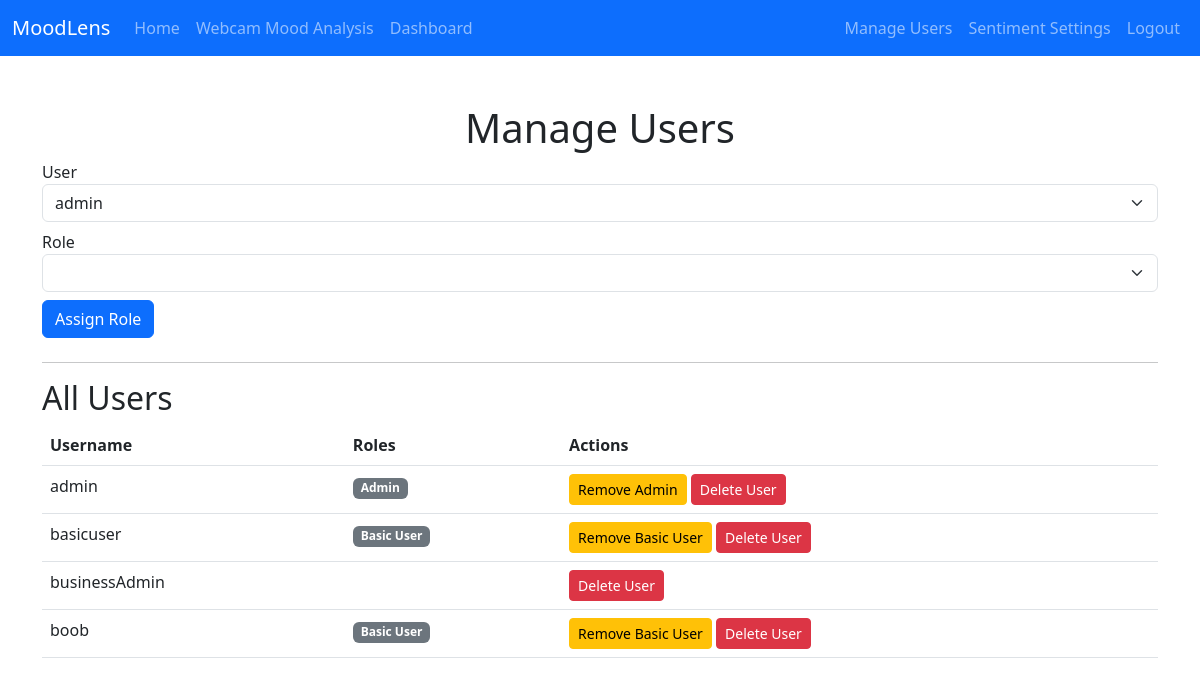
The app's page /admin/manage_users (signed in), older data.
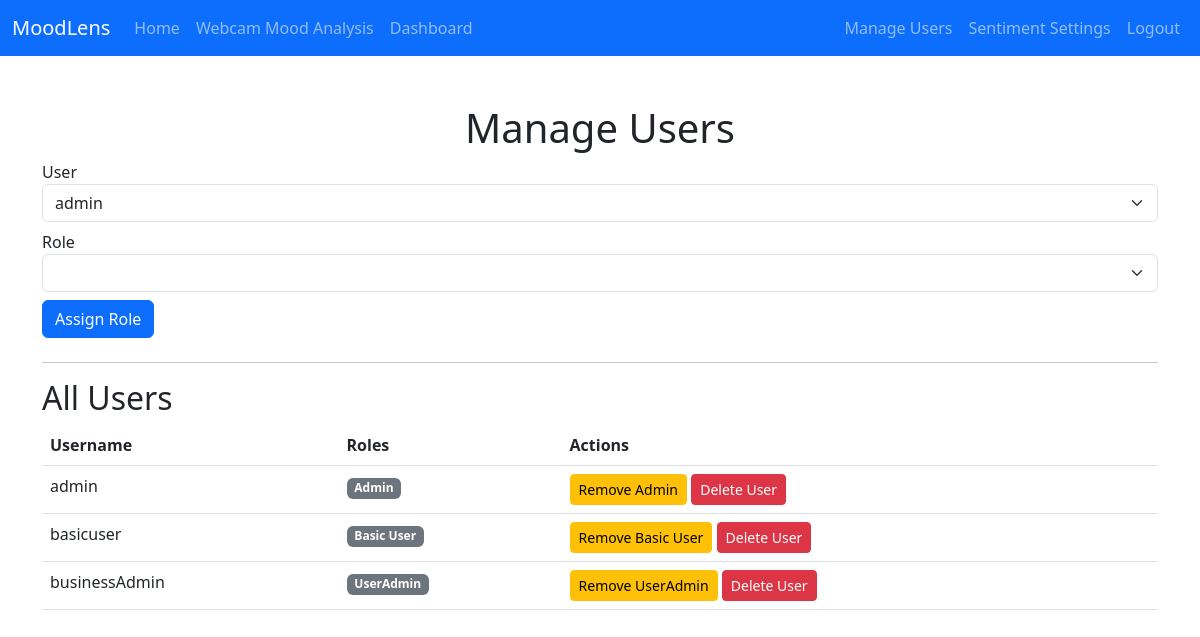
The same page, newer data.
### modules/models.py (models this page shows, shortened)
class User(UserMixin, db.Model):
    __tablename__ = 'users'
    id = db.Column(db.Integer, primary_key=True)
    username = db.Column(db.String(150), unique=True, nullable=False)
    password_hash = db.Column(db.String(150), nullable=False)
    roles = db.relationship(
        'Role',
        secondary='user_roles',  # Reference the user_roles table
        backref=db.backref('users', lazy='dynamic')  # Allows querying users from a role
    )
    def has_role(self, role_name):
        if not self.roles:  # Handle None or empty list
            return False
        return any(role.name == role_name for role in self.roles)

class Role(db.Model):
    __tablename__ = 'roles'
    id = db.Column(db.Integer, primary_key=True)
    name = db.Column(db.String(80), unique=True, nullable=False)
    description = db.Column(db.String(200))

### modules/routes/admin_routes.py (the view, shortened to what this page needs)
@admin_routes.route("/manage_users", methods=["GET", "POST"])
@login_required
def manage_users():
    if not current_user.has_role("Admin"):
        flash("Access denied: Admins only.", "danger")
        return redirect(url_for("main.index"))
    users = User.query.all()
    roles = Role.query.all()
    return render_template("manage_users.html", users=users, roles=roles)

### app.py (called while the page is built)
@login_manager.user_loader
def load_user(user_id):
    return User.query.get(int(user_id))

### templates/manage_users.html (shortened to what this page needs)
{% extends "base.html" %}
{% block content %}
<h1 class="text-center">Manage Users</h1>
<form method="POST" class="mb-4">
    <div class="form-group mb-2">
        <label for="user">User</label>
        <select name="user_id" id="user" class="form-select" required>
            {% for user in users %}
            <option value="{{ user.id }}">{{ user.username }}</option>
            {% endfor %}
        </select>
    </div>
    <div class="form-group mb-2">
        <label for="role">Role</label>
        <select name="role_id" id="role" class="form-select" required>
            {% for role in roles %}
            <option value="{{ role.id }}">{{ role.name }}</option>
            {% endfor %}
        </select>
    </div>
    <button type="submit" name="action" value="assign" class="btn btn-primary">Assign Role</button>
</form>
<hr>
<h2>All Users</h2>
<table class="table">
    <thead>
        <tr>
            <th>Username</th>
            <th>Roles</th>
            <th>Actions</th>
        </tr>
    </thead>
    <tbody>
        {% for user in users %}
        <tr>
            <td>{{ user.username }}</td>
            <td>
                {% for role in user.roles %}
                <span class="badge bg-secondary">{{ role.name }}</span>
                {% endfor %}
            </td>
            <td>
                {% for role in user.roles %}
                <form method="POST" class="d-inline">
                    <button type="submit" name="action" value="remove" class="btn btn-sm btn-warning">Remove {{ role.name }}</button>
                </form>
                {% endfor %}
                <form method="POST" class="d-inline">
                    <button type="submit" name="action" value="delete" class="btn btn-sm btn-danger">Delete User</button>
                </form>
            </td>
        </tr>
        {% endfor %}
    </tbody>
</table>
{% endblock %}

### templates/base.html (shortened to what this page needs)
<!DOCTYPE html>
<html lang="en">
<head>
    <link href="https://cdn.jsdelivr.net/npm/bootstrap@5.3.0/dist/css/bootstrap.min.css" rel="stylesheet">
</head>
<body>
    <nav class="navbar navbar-expand-lg navbar-dark bg-primary">
        <div class="container-fluid">
            <a class="navbar-brand" href="/">MoodLens</a>
            <div class="collapse navbar-collapse" id="navbarNav">
                <ul class="navbar-nav me-auto">
                    <li class="nav-item">
                        <a class="nav-link" href="/">Home</a>
                    </li>
                    <li class="nav-item">
                        <a class="nav-link" href="/webcam">Webcam Mood Analysis</a>
                    </li>
                    {% if current_user.is_authenticated and (current_user.has_role("Admin") or current_user.has_role("UserAdmin")) %}
                    <li class="nav-item">
                        <a class="nav-link" href="/dashboard">Dashboard</a>
                    </li>
                    {% endif %}
                </ul>
                <ul class="navbar-nav">
                    {% if current_user.is_authenticated %}
                        {% if current_user.has_role("Admin") %}
                            <li class="nav-item">
                                <a class="nav-link" href="/admin/manage_users">Manage Users</a>
                            </li>
                            <li class="nav-item">
                                <a class="nav-link" href="/admin/toggle_sentiment">Sentiment Settings</a>
                            </li>
                        {% endif %}
                        <li class="nav-item">
                            <a class="nav-link" href="/auth/logout">Logout</a>
                        </li>
                    {% endif %}
                </ul>
            </div>
        </div>
    </nav>
    <div class="container mt-5">
        {% block content %}{% endblock %}
    </div>
</body>
</html>

Row changes from the older to the newer data that the page shows:
removed User: username "boob", Role (name "Basic User")
computed for User "businessAdmin": gains Role (name "UserAdmin")
